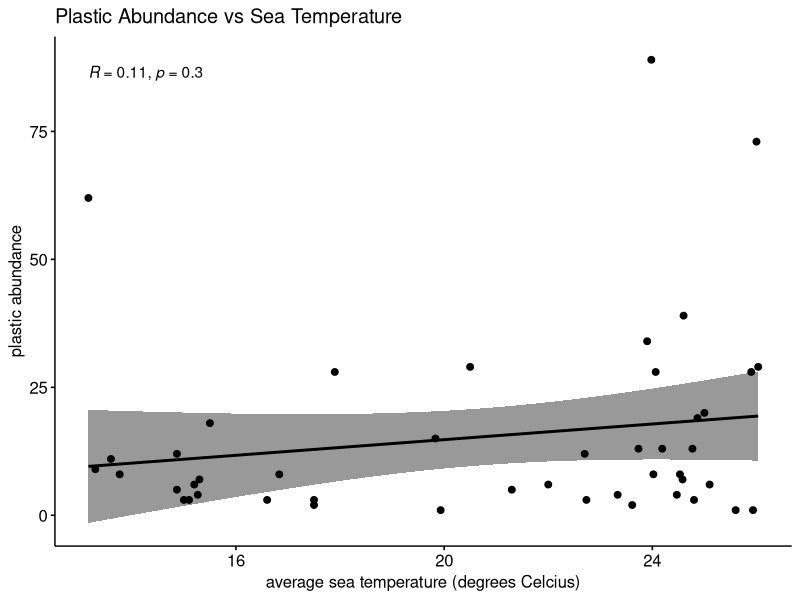
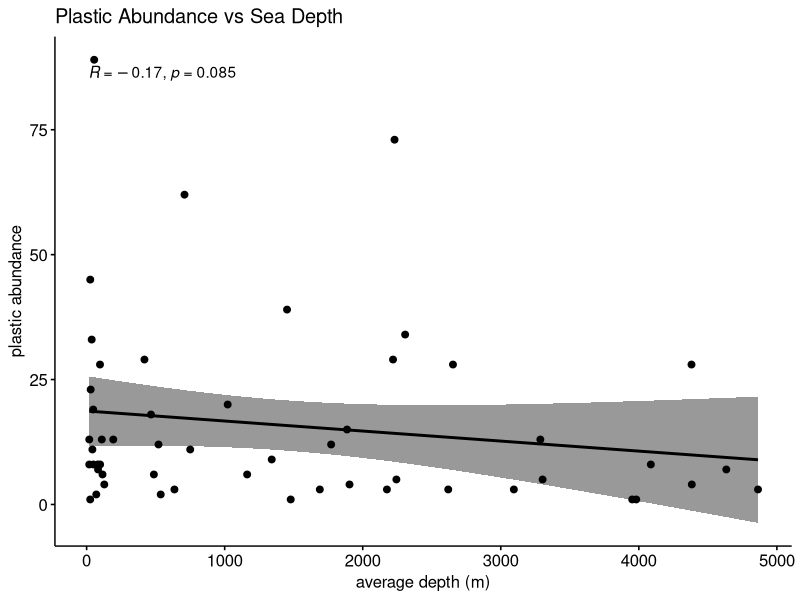
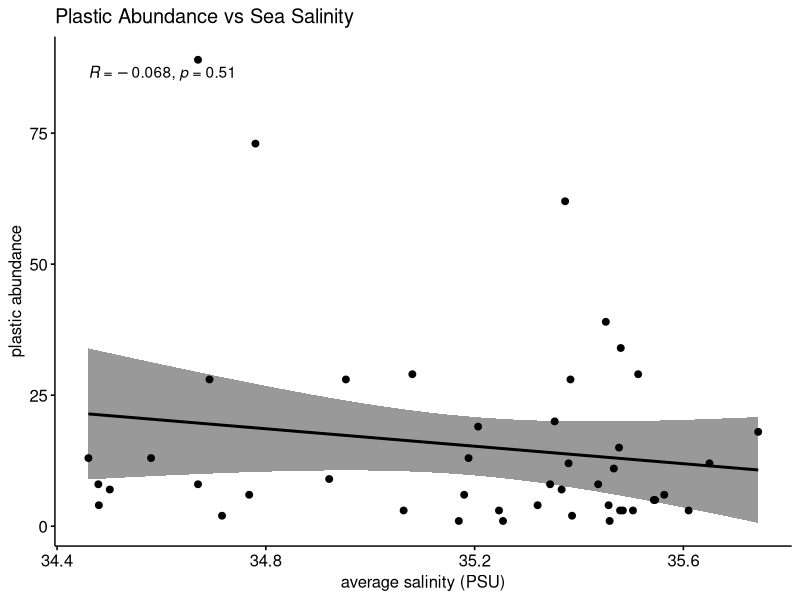

Reproduce these figures in R, in order. (Note: this script raises an error after producing the figures.)
## ---- chunk 1
library(readr)
library(ggpubr)
library(tidyverse)
## ---- chunk 2
nettows_info <- read_csv("data/nettows_info.csv")
plastics_info <- read_csv("data/plastics_info.csv")
## ---- chunk 3
plastics_abund <- count(plastics_info, NetStation)

avtemp <- nettows_info %>% 
  group_by(NetStation) %>%
  summarize(averaged.ST = mean(SeaTemperature)) 

avdepth <- nettows_info %>% 
  group_by(NetStation) %>%
  summarize(averaged.depth = mean(Depth)) 

avsalinity <- nettows_info %>% 
  group_by(NetStation) %>%
  summarize(averaged.sal = mean(Salinity)) 

## ---- chunk 4
list <- list(plastics_abund, avtemp, avdepth, avsalinity)      
data <- Reduce(function(x, y) merge(x, y, all=TRUE), list) 
## ---- chunk 5
head(data, 5)
## ---- chunk 6
table(shapiro.test(data$n))
table(shapiro.test(data$averaged.ST))
shapiro.test(data$averaged.depth)
shapiro.test(data$averaged.sal)
## ---- chunk 7
#Scatter plot of plastic abundance and average sea temperature
ggscatter(data, x = "averaged.ST", y = "n", 
          add = "reg.line", conf.int = TRUE, 
          cor.coef = TRUE, cor.method = "kendall",
          title = "Plastic Abundance vs Sea Temperature", 
          xlab = "average sea temperature (degrees Celcius)", ylab = "plastic abundance")

#Scatter plot of plastic abundance and average depth
ggscatter(data, x = "averaged.depth", y = "n", 
          add = "reg.line", conf.int = TRUE, 
          cor.coef = TRUE, cor.method = "kendall",
          title = "Plastic Abundance vs Sea Depth", 
          xlab = "average depth (m)", ylab = "plastic abundance")

#Scatter plot of plastic abundance and average salinity
ggscatter(data, x = "averaged.sal", y = "n", 
          add = "reg.line", conf.int = TRUE, 
          cor.coef = TRUE, cor.method = "kendall",
          title = "Plastic Abundance vs Sea Salinity", 
          xlab = "average salinity (PSU)", ylab = "plastic abundance")

## ---- chunk 8
temperature_kendall <- cor.test(data$n, data$averaged.ST, 
                method = "kendall")
depth_kendall <- cor.test(data$n, data$averaged.depth, 
                method = "kendall")
salinity_kendall <- cor.test(data$n, data$averaged.sal, 
                method = "kendall")
## ---- chunk 9
temperature_kendall
#tau = 0.1086, p = 0.2963
depth_kendall
#tau = -0.1657, p = 0.08502
salinity_kendall
#tau = -0.06806, p = 0.5124
a <- list (temperature_kendall, depth_kendall) 
## ---- chunk 10
shapiro.test(residuals(lm(log(n)~averaged.ST,data))) 
shapiro.test(residuals(lm(log(n)~averaged.depth,data))) 
shapiro.test(residuals(lm(log(n)~averaged.sal,data)))
## ---- chunk 11
temperature_pearson <- cor.test(data$logn, data$averaged.ST, 
                                method = "pearson")
depth_pearson <- cor.test(data$logn, data$averaged.depth, 
                                method = "pearson")
salinity_pearson <- cor.test(data$logn, data$averaged.sal, 
                                method = "pearson")
## ---- chunk 12
temperature_pearson 
depth_pearson 
salinity_pearson
## ---- chunk 13
shapiro.test(residuals(lm(log.length~SeaTemperature,data)))
shapiro.test(residuals(lm(log.length~Depth,data)))
shapiro.test(residuals(lmer(log.length ~ Depth +  (1|NetStation/Replicate),data)))
shapiro.test(data$log.length)
